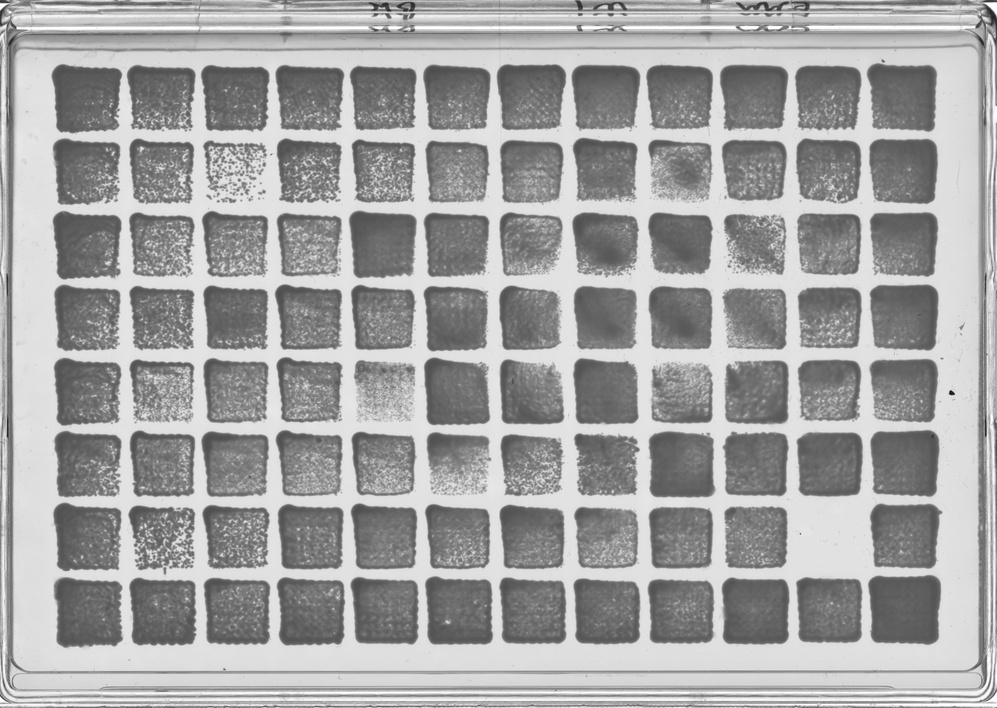
#> input picture files_for_example/adhesion/Wild Isolates_EMM_before/Wild Isolates_EMM_10_before.jpg, 997 x 708 px, shrunk from 1432 x 1017 before the run; its folder holds only this picture in this run
$ python -i adhesion.py   (imports and definitions only)
#> lines starting #> are read from the running program, lines starting #| are printed output that depends on the picture; after the words box and inside, x2 and y2 are one past the last pixel; in counts of white or black regions, pixels touching at a corner belong together
#Import packages
import numpy as np
import matplotlib.pyplot as plt
import statistics as st
import scipy
import pandas as pd
from skimage.morphology import square
from skimage.measure import regionprops
from skimage.filters import threshold_otsu
import skimage.io
import skimage.filters
import skimage.measure
import os
import re
import warnings


#Show the actual image from an image matrix
# [11 lines left out: function show_image, not called in this run]


def crop(image, x1=60, x2=60, y1=60, y2=60):
    """Crop an image.
    image: numpy array, representing an image.
    x1: int, number of pixels to remove from the left side.
    x2: int, number of pixels to remove from the right side.
    y1: int, number of pixels to remove from the top.
    y2: int, number of pixels to remove from the bottom."""


    # Remove x1 pixels from the left side
    image = np.delete(image, range(x1), axis=1)
    # Remove x2 pixels from the right side
    image = np.delete(image, range(image.shape[1]-x2, image.shape[1]), axis=1)
    # Remove y1 pixels from the top
    image = np.delete(image, range(y1), axis=0)
    # Remove y2 pixels from the bottom
    image = np.delete(image, range(image.shape[0]-y2, image.shape[0]), axis=0)
    return image

#Define each colony as a distinct "object"
def connected_components(filename, connectivity=2,x1=60,x2=60,y1=60,y2=60):
    """Find and label objects in an image.
    filename: string, the name of an image file.
    connectivity: int, the connectivity of the objects, either 1 or 2.
    x1: int, number of pixels to remove from the left side, goes into crop().
    x2: int, number of pixels to remove from the right side, goes into crop().
    y1: int, number of pixels to remove from the top, goes into crop().
    y2: int, number of pixels to remove from the bottom, goes into crop().

    Returns: list of region properties and the mask of the image."""

    # load the image
    image = plt.imread(filename)
    #Crop the image
    image=crop(image,x1=x1,x2=x2,y1=y1,y2=y2)
    #blur the image
    image = skimage.filters.gaussian(image, sigma=7, truncate=8, channel_axis=True)
    # make an inverted binary
    thresh = threshold_otsu(image)
    binary = image > thresh
    binary_mask=np.invert(binary)

    mask = skimage.morphology.remove_small_objects(binary_mask,1000)

    labeled_image, count = skimage.measure.label(mask,connectivity=connectivity, return_num=True)

    #regions group the individual object properties
    regions=regionprops(labeled_image)
    return regions, mask


#Name each object after its position (A1-H12)
def create_raw_layout(regions,mask):
    """Create a raw layout of the plate.
    regions: list of region properties, as returned by connected_components().
    mask: numpy array, the mask returned by connected_components().

    Returns: The raw layout of the plate."""


    x_array=[]
    y_array=[]
    for r in regions:
        x,y=r["centroid"]
        x_array.append(x)
        y_array.append(y)
    rows=pd.cut(x_array,8, labels=["A","B","C","D","E","F","G","H"])
    cols=pd.cut(y_array,12, labels=["1","2","3","4","5","6","7","8","9","10","11","12"])
    index=[]
    for i in range(0,len(rows)):
        index.append(rows[i]+cols[i])
    d = {'x': x_array, 'y': y_array, "row": rows, "col":cols, "index": index}
    df = pd.DataFrame(data=d)


    m=np.zeros((len(mask),len(mask[0])))

    for ind in df["index"]:
        i=df[df['index']==ind].index[0]
        r=df[df["row"]==df.iat[i,2]]
        c=df[df["col"]==df.iat[i,3]]
        x=st.mean([df.iat[r[r["col"]=="12"].index[0],0],df.iat[r[r["col"]=="1"].index[0],0]])
        y=st.mean([df.iat[c[c["row"]=="A"].index[0],1],df.iat[c[c["row"]=="H"].index[0],1]])
        mean_region_area = st.mean([r.area for r in regions])*1.1
        sqrt_area = int(np.sqrt(mean_region_area))
        minr=int(round(x-sqrt_area/2))
        minc=int(round(y-sqrt_area/2))
        maxr=int(round(x+sqrt_area/2))
        maxc=int(round(y+sqrt_area/2))
        m[minr:maxr,minc:maxc]=square(sqrt_area)

    #Find and label objects in the new binary
    labeled_image, count = skimage.measure.label(m,connectivity=2, return_num=True)
    return labeled_image

def im_to_raw_layout(image_fname,x1=60,x2=60,y1=60,y2=60):
    """Create a raw layout from an image. Chains together
      connected_components() and create_raw_layout().
    image_fname: string, the name of an image file.
    x1: int, number of pixels to remove from the left side, goes into crop().
    x2: int, number of pixels to remove from the right side, goes into crop().
    y1: int, number of pixels to remove from the top, goes into crop().
    y2: int, number of pixels to remove from the bottom, goes into crop().

    Returns: The raw layout of the plate.
    """
    regions,mask=connected_components(image_fname, x1=x1,x2=x2,y1=y1,y2=y2)
#> in connected_components, image is the input picture: shape (708, 997); min 19, max 255, mean 162.6
#> in crop, `image = np.delete(image, range(image.shape[1]-x2, image.shape[1]), axi..`:
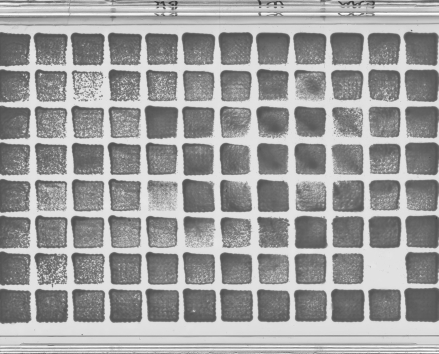
#> image: shape (708, 877) (shown at 1/2 size); min 38, max 255, mean 157.5
#> in crop, `image = np.delete(image, range(y1), axis=0)`:
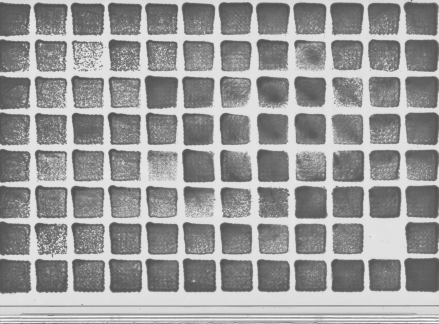
#> image: shape (648, 877) (shown at 1/2 size); min 52, max 255, mean 155
#> in crop, `image = np.delete(image, range(image.shape[0]-y2, image.shape[0]), axi..`:
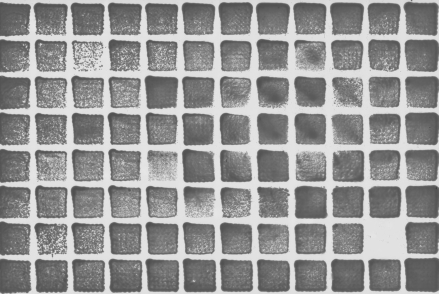
#> image: shape (588, 877) (shown at 1/2 size); min 52, max 236, mean 150
#> in connected_components, `image = skimage.filters.gaussian(image, sigma=7, truncate=8, channel_a..`:
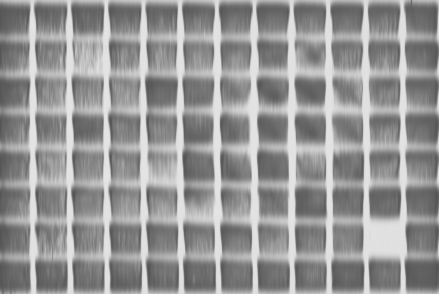
#> image: shape (588, 877) float64 (shown at 1/2 size); min 0.326, max 0.9, mean 0.59
#> in connected_components, `thresh = threshold_otsu(image)`: thresh = 0.632
#> in connected_components, `binary = image > thresh`:
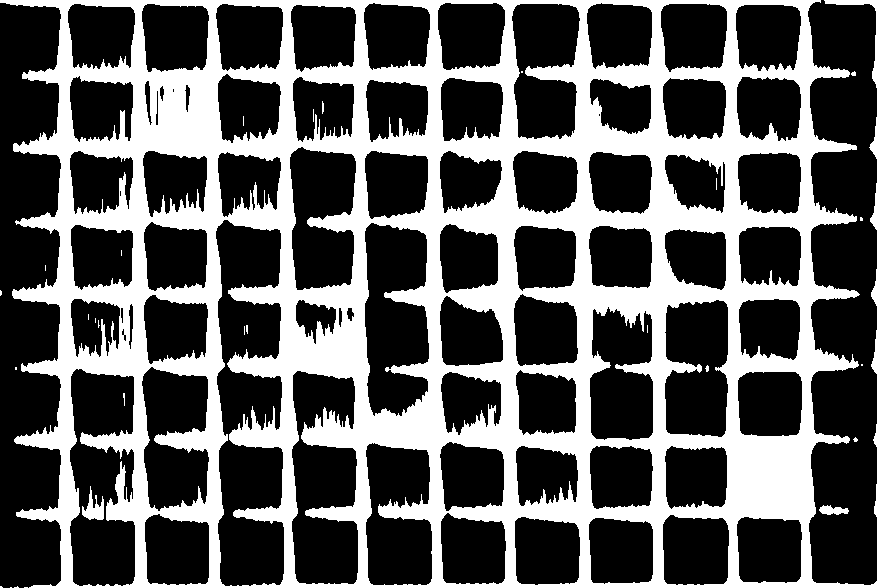
#> binary: shape (588, 877) bool; 35.2% white; 35 white regions (24 under 20 px), largest, box (x1, y1, x2, y2) and area: (0, 0, 877, 588) 179514, (824, 0, 877, 88) 430, (82, 486, 104, 520) 361
#> in connected_components, `mask = skimage.morphology.remove_small_objects(binary_mask,1000)`:
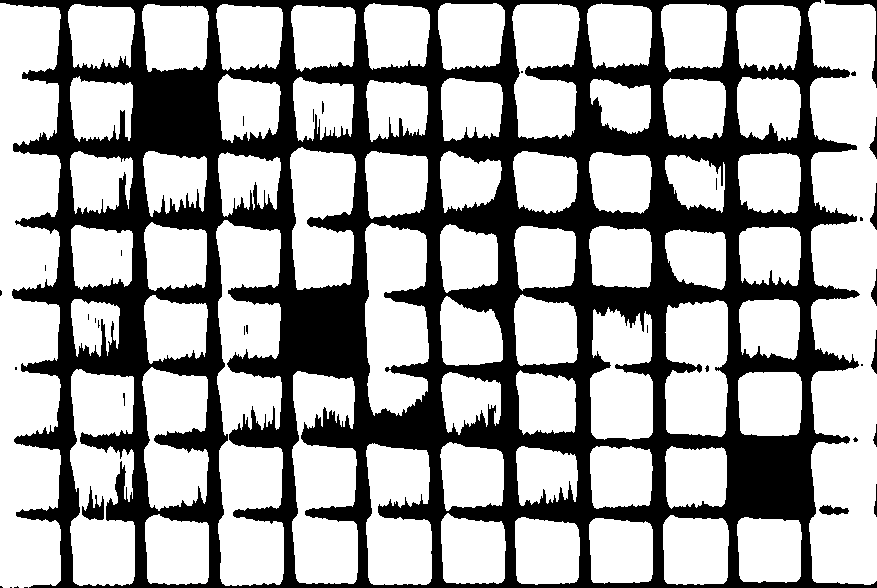
#> mask: shape (588, 877) bool; 64.5% white; 35 black regions (24 under 20 px)
#> in connected_components, `labeled_image, count = skimage.measure.label(mask,connectivity=connect..`:
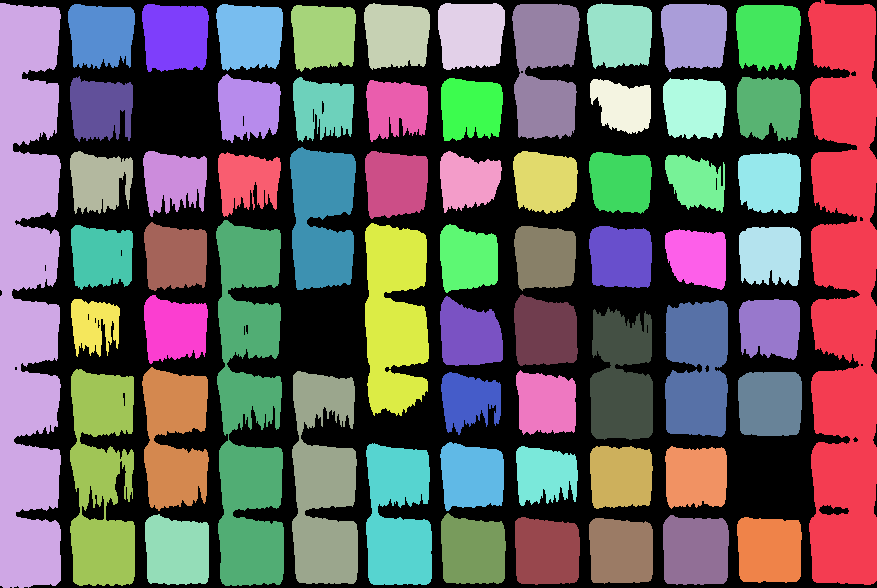
#> labeled_image: shape (588, 877) int32; 64 distinct labels, from 0 to 63; one colour per label, 0 black
#> in connected_components, `labeled_image, count = skimage.measure.label(mask,connectivity=connect..`: count = 63
#> in connected_components, `regions=regionprops(labeled_image)`: regions = 63 regions; largest, box (x1, y1, x2, y2) and area: (808, 0, 877, 585) 33633, (0, 3, 61, 588) 30511, (216, 220, 284, 586) 18319, (70, 369, 135, 586) 10755, (292, 371, 358, 584) 10755
    labeled_image=create_raw_layout(regions,mask)
#> the loop in create_raw_layout, `for r in regions:` made 63 passes
#> (x, y) on passes 1 to 8: (295.8, 844.6), (297, 27.53), (34.85, 396.2), (34.17, 470.5), (34.3, 619.2), (34.49, 100.6), (36.45, 174.9), (35.68, 249.1)
#> after the loop in create_raw_layout, `for r in regions:`: x_array = 63 values, max 551.4 at index 60, min 34.17 at index 3, mean 268.7; y_array = 63 values, max 844.6 at index 0, min 27.53 at index 1, mean 459.4
#> the loop in create_raw_layout, `for i in range(0,len(rows)):` made 63 passes
#> after the loop in create_raw_layout, `for i in range(0,len(rows)):`: index = 63 items, first 6: 'E12', 'E1', 'A6', 'A7', 'A9', 'A2'
#> in create_raw_layout, `df = pd.DataFrame(data=d)`: df = table of 63 rows and 5 columns
#> the loop in create_raw_layout, `for ind in df["index"]:` made 1 pass
#> (ind, i, r, c, x) on pass 1: ('E12', 0, table of 8 rows and 5 columns, table of 1 rows and 5 columns, 296.4)
    return labeled_image

# [424 lines left out: functions pad_layout, file_to_initial_layout, calculate_sums, optimize_layout, optimize_layout_2, show_layout_over_im and 9 more, not called in this run]

#> (the run stopped early here; a loop or call above may not have finished)

$ run again, on files_for_example/adhesion/Wild Isolates_EMM_before/Wild Isolates_EMM_11_before.jpg
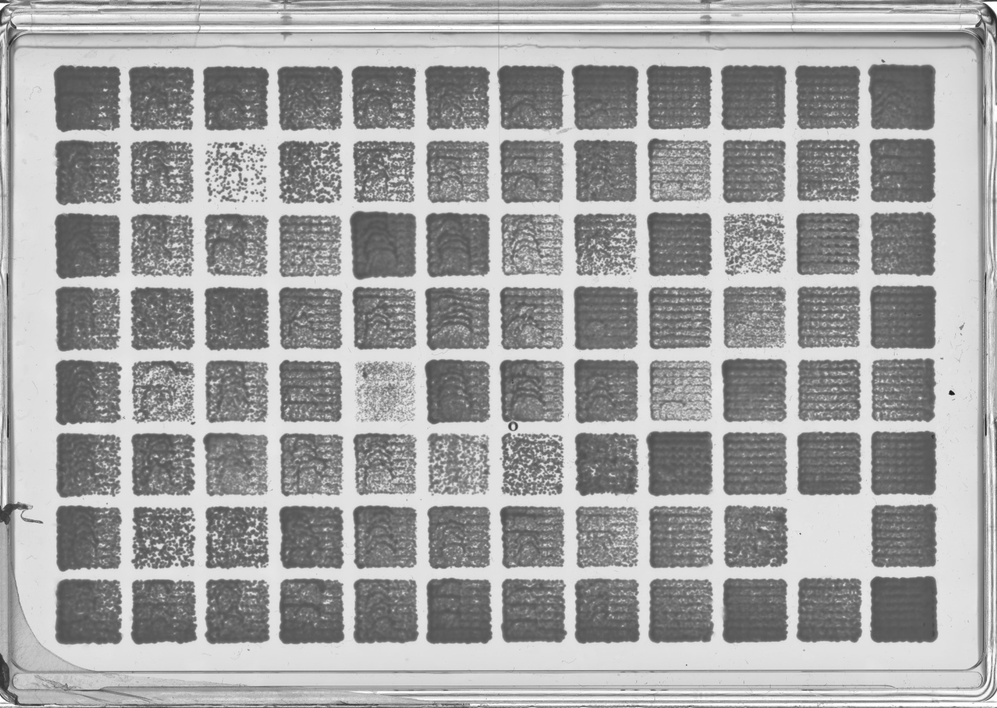
#> input picture files_for_example/adhesion/Wild Isolates_EMM_before/Wild Isolates_EMM_11_before.jpg, 997 x 708 px, shrunk from 1432 x 1017 before the run
#> in connected_components, image is the input picture: shape (708, 997); min 17, max 255, mean 162.6
#> thresh = 0.627
#> in connected_components, `binary = image > thresh`:
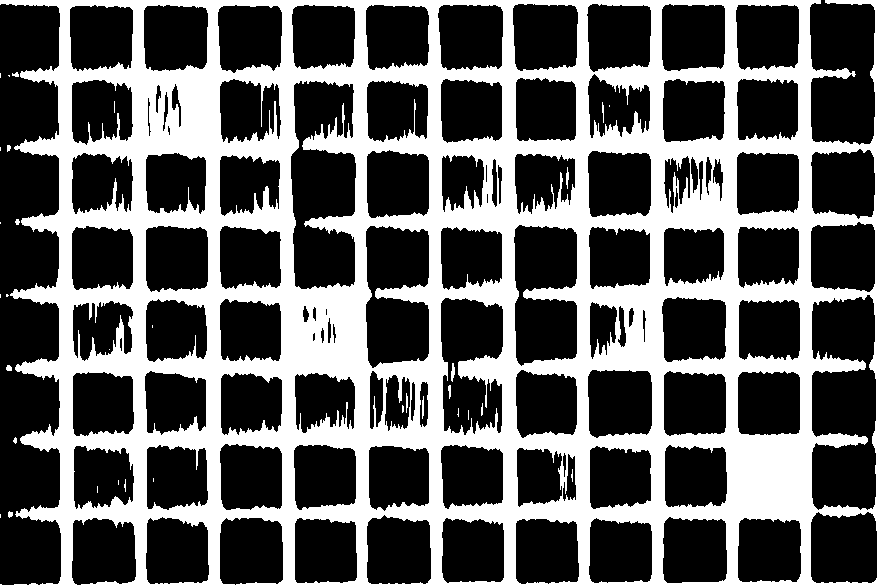
#> binary: shape (588, 877) bool; 36.8% white; 33 white regions (20 under 20 px), largest, box (x1, y1, x2, y2) and area: (0, 0, 877, 588) 189059, (451, 363, 455, 382) 52, (566, 167, 569, 189) 42
#> mask: shape (588, 877) bool; 62.4% white; 31 black regions (19 under 20 px)
#> in connected_components, `labeled_image, count = skimage.measure.label(mask,connectivity=connect..`:
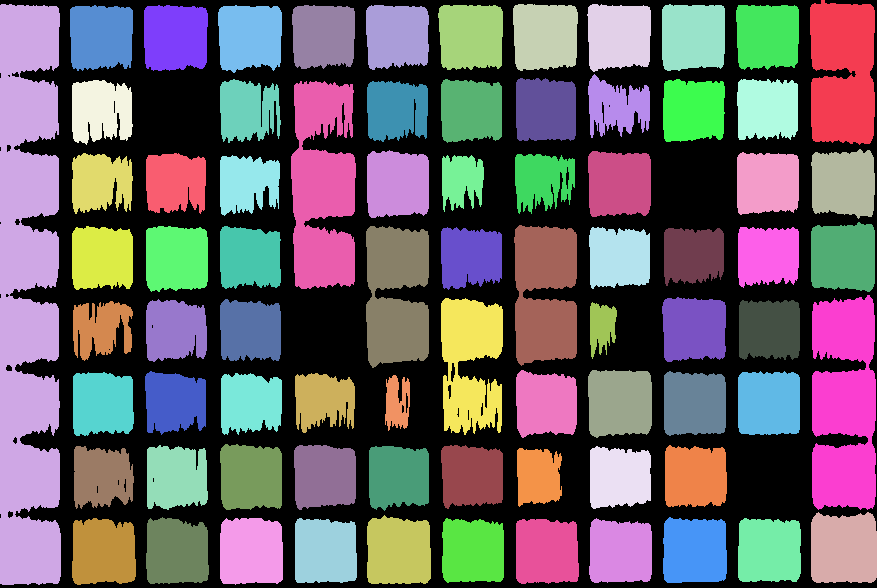
#> labeled_image: shape (588, 877) int32; 78 distinct labels, from 0 to 77; one colour per label, 0 black
#> count = 77
#> in connected_components, `regions=regionprops(labeled_image)`: regions = 77 regions; largest, box (x1, y1, x2, y2) and area: (0, 4, 61, 585) 30152, (812, 295, 876, 510) 11695, (291, 81, 356, 289) 10628, (810, 0, 875, 145) 8396, (514, 225, 577, 366) 7528
#> the loop in create_raw_layout, `for r in regions:` made 77 passes
#> (x, y) on passes 1 to 8: (72.1, 842.4), (295, 27.63), (35.81, 544.6), (35.85, 618.4), (36.22, 692.7), (36.42, 100.5), (36.92, 174.9), (36.49, 249.3)
#> after the loop in create_raw_layout, `for r in regions:`: x_array = 77 values, max 551.7 at index 70, min 35.51 at index 8, mean 295.7; y_array = 77 values, max 843.9 at index 40, min 27.63 at index 1, mean 453.5
#> the loop in create_raw_layout, `for i in range(0,len(rows)):` made 77 passes
#> after the loop in create_raw_layout, `for i in range(0,len(rows)):`: index = 77 items, first 6: 'A12', 'E1', 'A8', 'A9', 'A10', 'A2'
#> df = table of 77 rows and 5 columns
#> m: shape (588, 877) float64; every value is 0
#> the loop in create_raw_layout, `for ind in df["index"]:` made 1 pass
#> (ind, i, r, c) on pass 1: ('A12', 0, table of 11 rows and 5 columns, table of 5 rows and 5 columns)
